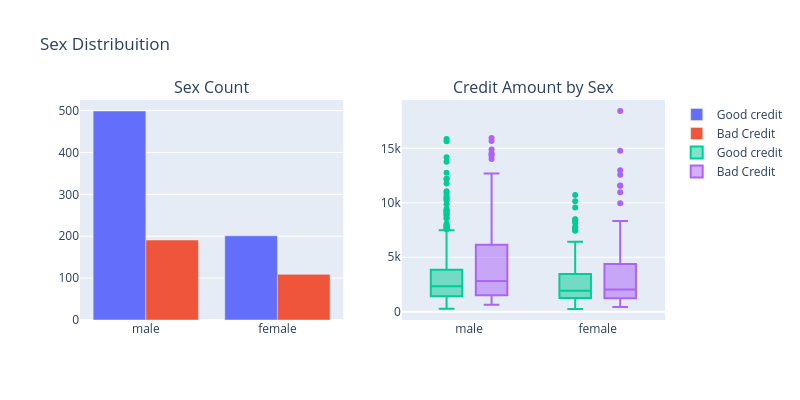

The notebook cell this image was saved under:
### Markdown cell above
<h2>Looking the diference by Sex</h2>

### Code cell
#First plot
trace0 = go.Bar(
    x = df_credit[df_credit["Risk"]== 'good']["Sex"].value_counts().index.values,
    y = df_credit[df_credit["Risk"]== 'good']["Sex"].value_counts().values,
    name='Good credit'
)

#First plot 2
trace1 = go.Bar(
    x = df_credit[df_credit["Risk"]== 'bad']["Sex"].value_counts().index.values,
    y = df_credit[df_credit["Risk"]== 'bad']["Sex"].value_counts().values,
    name="Bad Credit"
)

#Second plot
trace2 = go.Box(
    x = df_credit[df_credit["Risk"]== 'good']["Sex"],
    y = df_credit[df_credit["Risk"]== 'good']["Credit amount"],
    name=trace0.name
)

#Second plot 2
trace3 = go.Box(
    x = df_credit[df_credit["Risk"]== 'bad']["Sex"],
    y = df_credit[df_credit["Risk"]== 'bad']["Credit amount"],
    name=trace1.name
)

data = [trace0, trace1, trace2,trace3]


fig = tls.make_subplots(rows=1, cols=2, 
                        subplot_titles=('Sex Count', 'Credit Amount by Sex'))

fig.append_trace(trace0, 1, 1)
fig.append_trace(trace1, 1, 1)
fig.append_trace(trace2, 1, 2)
fig.append_trace(trace3, 1, 2)

fig['layout'].update(height=400, width=800, title='Sex Distribuition', boxmode='group')
py.iplot(fig, filename='sex-subplot')

### Figure 1 — Plotly figure (JSON) as saved in the notebook; plotly's stock layout.template omitted (floating-point values rounded to 4 significant figures; data arrays with more than 128 entries replaced by an {"elided": "..."} marker saying what was removed)
{"data": [{"name": "Good credit", "type": "bar", "x": ["male", "female"], "xaxis": "x", "y": [499, 201], "yaxis": "y"}, {"name": "Bad Credit", "type": "bar", "x": ["male", "female"], "xaxis": "x", "y": [191, 109], "yaxis": "y"}, {"name": "Good credit", "type": "box", "x": {"elided": "700 str values"}, "xaxis": "x2", "y": {"elided": "700 int values"}, "yaxis": "y2"}, {"name": "Bad Credit", "type": "box", "x": {"elided": "300 str values"}, "xaxis": "x2", "y": {"elided": "300 int values"}, "yaxis": "y2"}], "layout": {"annotations": [{"font": {"size": 16}, "showarrow": false, "text": "Sex Count", "x": 0.225, "xanchor": "center", "xref": "paper", "y": 1, "yanchor": "bottom", "yref": "paper"}, {"font": {"size": 16}, "showarrow": false, "text": "Credit Amount by Sex", "x": 0.775, "xanchor": "center", "xref": "paper", "y": 1, "yanchor": "bottom", "yref": "paper"}], "boxmode": "group", "height": 400, "title": {"text": "Sex Distribuition"}, "width": 800, "xaxis": {"anchor": "y", "autorange": true, "domain": [0, 0.45], "range": [-0.5, 1.5], "type": "category"}, "xaxis2": {"anchor": "y2", "autorange": true, "domain": [0.55, 1], "range": [-0.5235, 1.523], "type": "category"}, "yaxis": {"anchor": "x", "autorange": true, "domain": [0, 1], "range": [0, 525.3], "type": "linear"}, "yaxis2": {"anchor": "x2", "autorange": true, "domain": [0, 1], "range": [-759.7, 19430.0], "type": "linear"}}}
